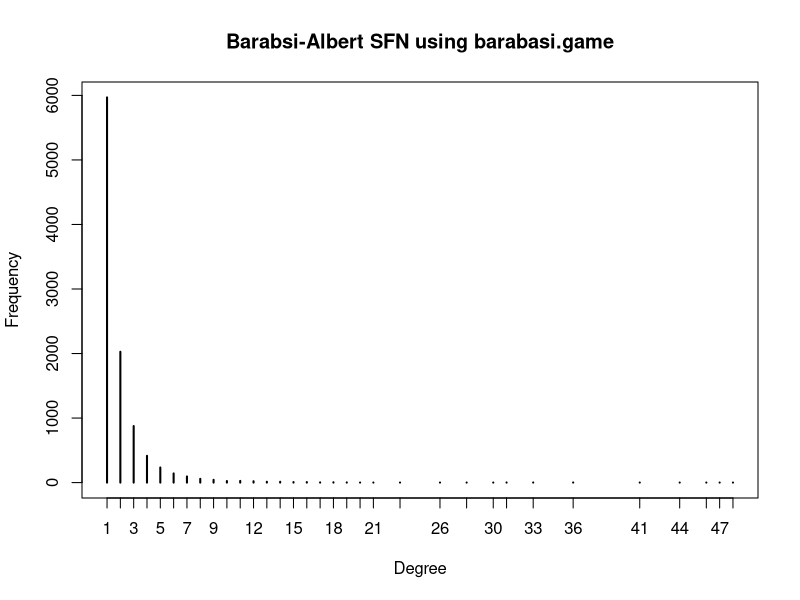
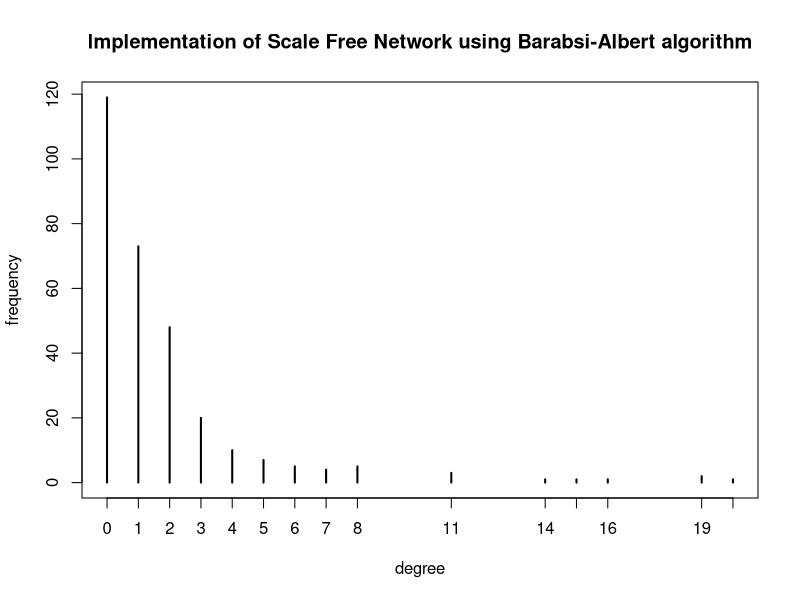

The R source for these figures, in order:
library (igraph)

G = barabasi.game (10000, directed = F)
t = table (degree (G))
plot (t, xlab = "Degree", ylab = "Frequency", main="Barabsi-Albert SFN using barabasi.game")


# Implementing Scale free network to show it follows power low in degree distribution

sfn <- function (num) {
  
  G = make_empty_graph (n = num)
  G = G + edge (1, 2)
  
  for (i in 3:num) {
    for (j in 1:i-1) {
      j = j+1
      p = (degree (G) [j] )/ (2*length(E(G)))
      prob = runif (1)
      
      if (prob < p) {
        G = G + edge(i, j)
      }
    }
  }
  
  t = table (degree (G))
  plot (t, xlab = "degree", ylab = "frequency", main="Implementation of Scale Free Network using Barabsi-Albert algorithm")
}

sfn (300)

